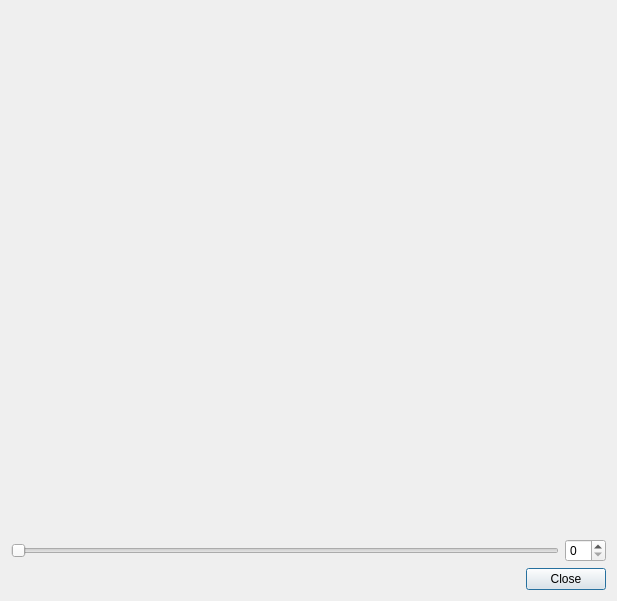
<?xml version="1.0" encoding="UTF-8"?>
<ui version="4.0">
 <class>RingBufferViewer</class>
 <widget class="QDialog" name="RingBufferViewer">
  <property name="geometry">
   <rect>
    <x>0</x>
    <y>0</y>
    <width>617</width>
    <height>601</height>
   </rect>
  </property>
  <property name="windowTitle">
   <string>Dialog</string>
  </property>
  <layout class="QVBoxLayout" name="verticalLayout">
   <item>
    <widget class="ImageWidget" name="imageWidget">
     <property name="orientation">
      <enum>Qt::Vertical</enum>
     </property>
    </widget>
   </item>
   <item>
    <layout class="QHBoxLayout" name="horizontalLayout">
     <item>
      <widget class="QSlider" name="indexSlider">
       <property name="orientation">
        <enum>Qt::Horizontal</enum>
       </property>
      </widget>
     </item>
     <item>
      <widget class="QSpinBox" name="indexBox"/>
     </item>
    </layout>
   </item>
   <item>
    <layout class="QHBoxLayout" name="horizontalLayout_2">
     <item>
      <spacer name="horizontalSpacer">
       <property name="orientation">
        <enum>Qt::Horizontal</enum>
       </property>
       <property name="sizeHint" stdset="0">
        <size>
         <width>40</width>
         <height>20</height>
        </size>
       </property>
      </spacer>
     </item>
     <item>
      <widget class="QPushButton" name="closeButton">
       <property name="text">
        <string>Close</string>
       </property>
      </widget>
     </item>
    </layout>
   </item>
  </layout>
 </widget>
 <customwidgets>
  <customwidget>
   <class>ImageWidget</class>
   <extends>QSplitter</extends>
   <header>guiqwt.plot</header>
   <container>1</container>
  </customwidget>
 </customwidgets>
 <resources/>
 <connections>
  <connection>
   <sender>indexSlider</sender>
   <signal>valueChanged(int)</signal>
   <receiver>indexBox</receiver>
   <slot>setValue(int)</slot>
   <hints>
    <hint type="sourcelabel">
     <x>434</x>
     <y>573</y>
    </hint>
    <hint type="destinationlabel">
     <x>586</x>
     <y>577</y>
    </hint>
   </hints>
  </connection>
  <connection>
   <sender>indexBox</sender>
   <signal>valueChanged(int)</signal>
   <receiver>indexSlider</receiver>
   <slot>setValue(int)</slot>
   <hints>
    <hint type="sourcelabel">
     <x>572</x>
     <y>562</y>
    </hint>
    <hint type="destinationlabel">
     <x>336</x>
     <y>566</y>
    </hint>
   </hints>
  </connection>
 </connections>
</ui>
